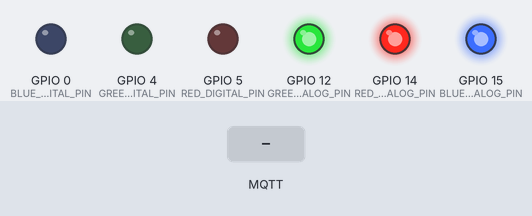
This sketch was run on a simulated ESP8266 (NodeMCU). On the bench: output pins drawn as LEDs (lit = HIGH). Dashed ring = blinking. Inputs (shaded band) come from the test bench. WiFi joins after 1.5 s; servers stay silent unless stated; no MQTT or app messages arrive unless stated; what the sketch prints to the serial monitor is not drawn.

Above: at 2.7 s.
2.8 s: MQTT message "0" arrives on the first subscribed topic
At 3.7 s:
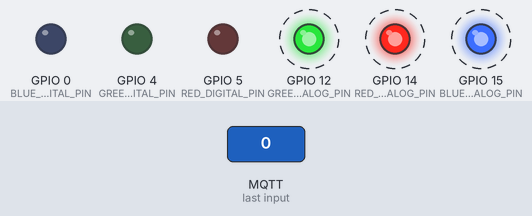
5.8 s: MQTT message "2" arrives on the first subscribed topic
At 6.5 s:
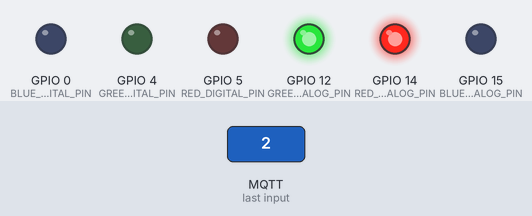
7.3 s: MQTT message "3" arrives on the first subscribed topic
At 8.1 s:
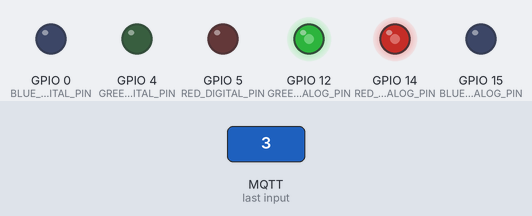
8.8 s: MQTT message "1" arrives on the first subscribed topic
At 9.2 s:
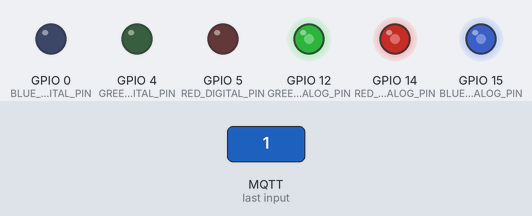
10.3 s: MQTT message "0" arrives on the second subscribed topic
At 10.7 s:
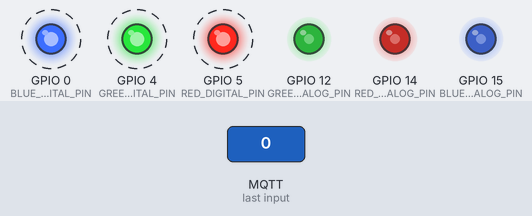
13.3 s: MQTT message "2" arrives on the second subscribed topic
At 14.7 s:
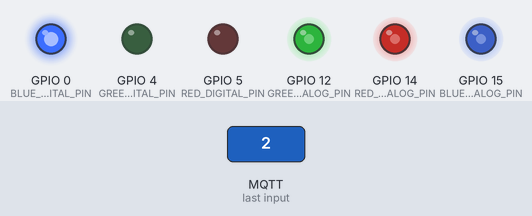
Timing chart, 0 to 15.8 s (numbered marks = the images above; inputs shaded):
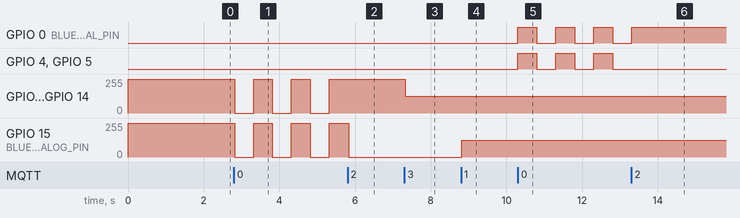

The sketch:

LED_Device.ino
```cpp
#include "PubSubClient.h"
#include "ESP8266WiFi.h"
#include "WifiAccess.h"

#define MSG_BUFFER_SIZE (50)

const char* ssid = ssid_name;
const char* wifi_password = password_name;

const char* mqtt_server = server_ip;
//const char* analog_led_topic = "/esp8266/1.1";
//const char* digital_led_topic = "/esp8266/1.2";
const char* analog_led_topic = "/esp8266/2.1";
const char* digital_led_topic = "/esp8266/2.2";
const char* mqtt_username = "mosquitto";
const char* mqtt_password = "mosquitto";
//const char* clientID = "ESP8266/1";
const char* clientID = "ESP8266/2";

const int RED_ANALOG_PIN = 14;
const int GREEN_ANALOG_PIN = 12;
const int BLUE_ANALOG_PIN = 15;
const int RED_DIGITAL_PIN = 5;
const int GREEN_DIGITAL_PIN = 4;
const int BLUE_DIGITAL_PIN = 0;

int analogLedColor = 7;
int analogLedBrightness = 100;
int digitalLedColor = 7;
int digitalLedBrightness = 100;

WiFiClient espClient;
PubSubClient client(mqtt_server, 1883, espClient);
unsigned long lastMessage = 0;
char message[MSG_BUFFER_SIZE];
int value = 0;

void connect_WiFi() {
  Serial.print("ESP8266 is trying connect to ");
  Serial.println(ssid);

  WiFi.mode(WIFI_STA);
  WiFi.begin(ssid, wifi_password);

  while (WiFi.status() != WL_CONNECTED) {
    delay(500);
    Serial.print(".");
  }

  Serial.println("WiFi connected");
  Serial.print("IP address: ");
  Serial.println(WiFi.localIP());
}

void connect_MQTT() {
  Serial.println("Trying to connect to MQTT broker");
  if (client.connect(clientID, mqtt_username, mqtt_password)) {
    client.subscribe(analog_led_topic);
    client.subscribe(digital_led_topic);
    Serial.println("Connected to MQTT broker");
  } else {
    Serial.println("Connection failed");
  }
}

void callback(char* topic, byte* payload, unsigned int length) {
  Serial.print("Message arrived. Topic: ");
  Serial.print(topic);
  Serial.print(". ");
  for (int i = 0; i < length; i++) {
    Serial.print((char)payload[i]);
  }
  Serial.println(".");

  int command = payload[0] - 48;

  int color = 7;
  int brightness = 100;
  if(!strcmp(topic, analog_led_topic)){
    color = analogLedColor;
    brightness = analogLedBrightness;
  } else {
    color = digitalLedColor;
    brightness = digitalLedBrightness;
  }

  bool isSelected = false;
  //if is the case an LED has to be set new from the beginning
  if(true){
    switch(command){
      case 0:
        isSelected = true;
        break;
      case 1:
        color = (color+1)%8;
        break;
      case 2:
        color =  color==0? 7 : color-1;
        break;
      case 3:
        brightness = brightness < 10? 0 : brightness-10;
        break;
      case 4:
        brightness = brightness > 90? 100 : brightness+10;
        break;
      default:
        Serial.println("Error wrong wrong command!!");
    }
  } else { //this case is the case where we change the the LED value based on their last state
    // color is a 3-bit number decoding rgb
      color = payload[0] - 48 ;

      brightness = 0;
      for (int i = 2; i < length; i++)
      {
        brightness = brightness * 10 + payload[i] - 48;
      }
  }


  if(!strcmp(topic, analog_led_topic)){
    analogLedColor = color;
    analogLedBrightness = brightness;
  } else {
    digitalLedColor = color;
    digitalLedBrightness = brightness;
  }
  if(isSelected){
    showSelected(topic);
  }
  else {
    setLED(color,brightness,topic);
  }
}


void showSelected(char* topic){
  int color = 0;
  int brightness = 0;
  if(!strcmp(topic, analog_led_topic)){
    color = analogLedColor;
    brightness = analogLedBrightness;
    for(int i = 0; i<3;i++){
     setLED(0,0,topic);
     delay(500);
     setLED(color,brightness,topic);
     delay(500);
  }
  } else {
    color = digitalLedColor;
    brightness = digitalLedBrightness;
      for(int i = 0; i<3;i++){
      setLED(0,100,topic);
      delay(500);
      setLED(color,brightness,topic);
      delay(500);
      }
  }


}

void setLED(int color, int brightness, char* topic){
  Serial.print("Color:");
  Serial.println(color);

  int blue = color % 2;
  color = color >> 1;
  int green = color % 2;
  color = color >> 1;
  int red = color % 2;

  Serial.print("Brightness:");
  Serial.println(brightness);

  if(!strcmp(topic, analog_led_topic)){
    set_analog_led( red, green, blue, brightness);
  } else {
    set_digital_led(red, green, blue);
  }
}

void set_analog_led(int red, int green, int blue, int ratio) {

  int pwmIntervals = 100;

  int stepSize = (pwmIntervals * log10(2)) / (log10(255));

  int brightness = pow (2, (ratio / stepSize)) - 1;

  Serial.print("Brightness:");
  Serial.println(brightness);

  analogWrite(RED_ANALOG_PIN, red * brightness);
  analogWrite(GREEN_ANALOG_PIN, green * brightness);
  analogWrite(BLUE_ANALOG_PIN, blue * brightness);

}

void set_digital_led(int red, int green, int blue){
  digitalWrite(RED_DIGITAL_PIN, (red+1)%2);
  digitalWrite(GREEN_DIGITAL_PIN, (green+1)%2);
  digitalWrite(BLUE_DIGITAL_PIN, (blue+1)%2);
}


char** splitStr( String str, char c){
  char** input =0;
  return input;
}


void setup() {
  Serial.begin(9600);
  pinMode(RED_ANALOG_PIN, OUTPUT);
  pinMode(GREEN_ANALOG_PIN, OUTPUT);
  pinMode(BLUE_ANALOG_PIN, OUTPUT);
  digitalWrite(RED_ANALOG_PIN, HIGH);
  digitalWrite(GREEN_ANALOG_PIN, HIGH);
  digitalWrite(BLUE_ANALOG_PIN, HIGH);

  pinMode(RED_DIGITAL_PIN, OUTPUT);
  pinMode(GREEN_DIGITAL_PIN, OUTPUT);
  pinMode(BLUE_DIGITAL_PIN, OUTPUT);
  digitalWrite(RED_DIGITAL_PIN, LOW);
  digitalWrite(GREEN_DIGITAL_PIN, LOW);
  digitalWrite(BLUE_DIGITAL_PIN, LOW);
  connect_WiFi();
  connect_MQTT();
  client.setCallback(callback);
}

void loop() {
  Serial.setTimeout(5000 * 60);
  if (!client.connected()) {
    connect_MQTT();
  }
  client.loop();
}
```

WifiAccess.h
```cpp
#ifndef _MYEXT_H
#define _MYEXT_H
const char* ssid_name = "";
const char* password_name = "";
const char* server_ip = "";
#endif
```

Measured:
- after the input at 2.8 s, GPIO 12 (GREEN_ANALOG_PIN), GPIO 14 (RED_ANALOG_PIN), GPIO 15 (BLUE_ANALOG_PIN): alternates 255/255 for 0.50 s and 0/255 for 0.50 s, starting at once
- after the input at 5.8 s, GPIO 15 (BLUE_ANALOG_PIN): 255/255 → 0/255 at once
- after the input at 7.3 s, GPIO 12 (GREEN_ANALOG_PIN), GPIO 14 (RED_ANALOG_PIN): 255/255 → 127/255 at once
- after the input at 8.8 s, GPIO 15 (BLUE_ANALOG_PIN): 0/255 → 127/255 at once
- after the input at 10.3 s, GPIO 0 (BLUE_DIGITAL_PIN), GPIO 4 (GREEN_DIGITAL_PIN), GPIO 5 (RED_DIGITAL_PIN): alternates HIGH for 0.50 s and LOW for 0.50 s, starting at once
- after the input at 13.3 s, GPIO 0 (BLUE_DIGITAL_PIN): LOW → HIGH at once
